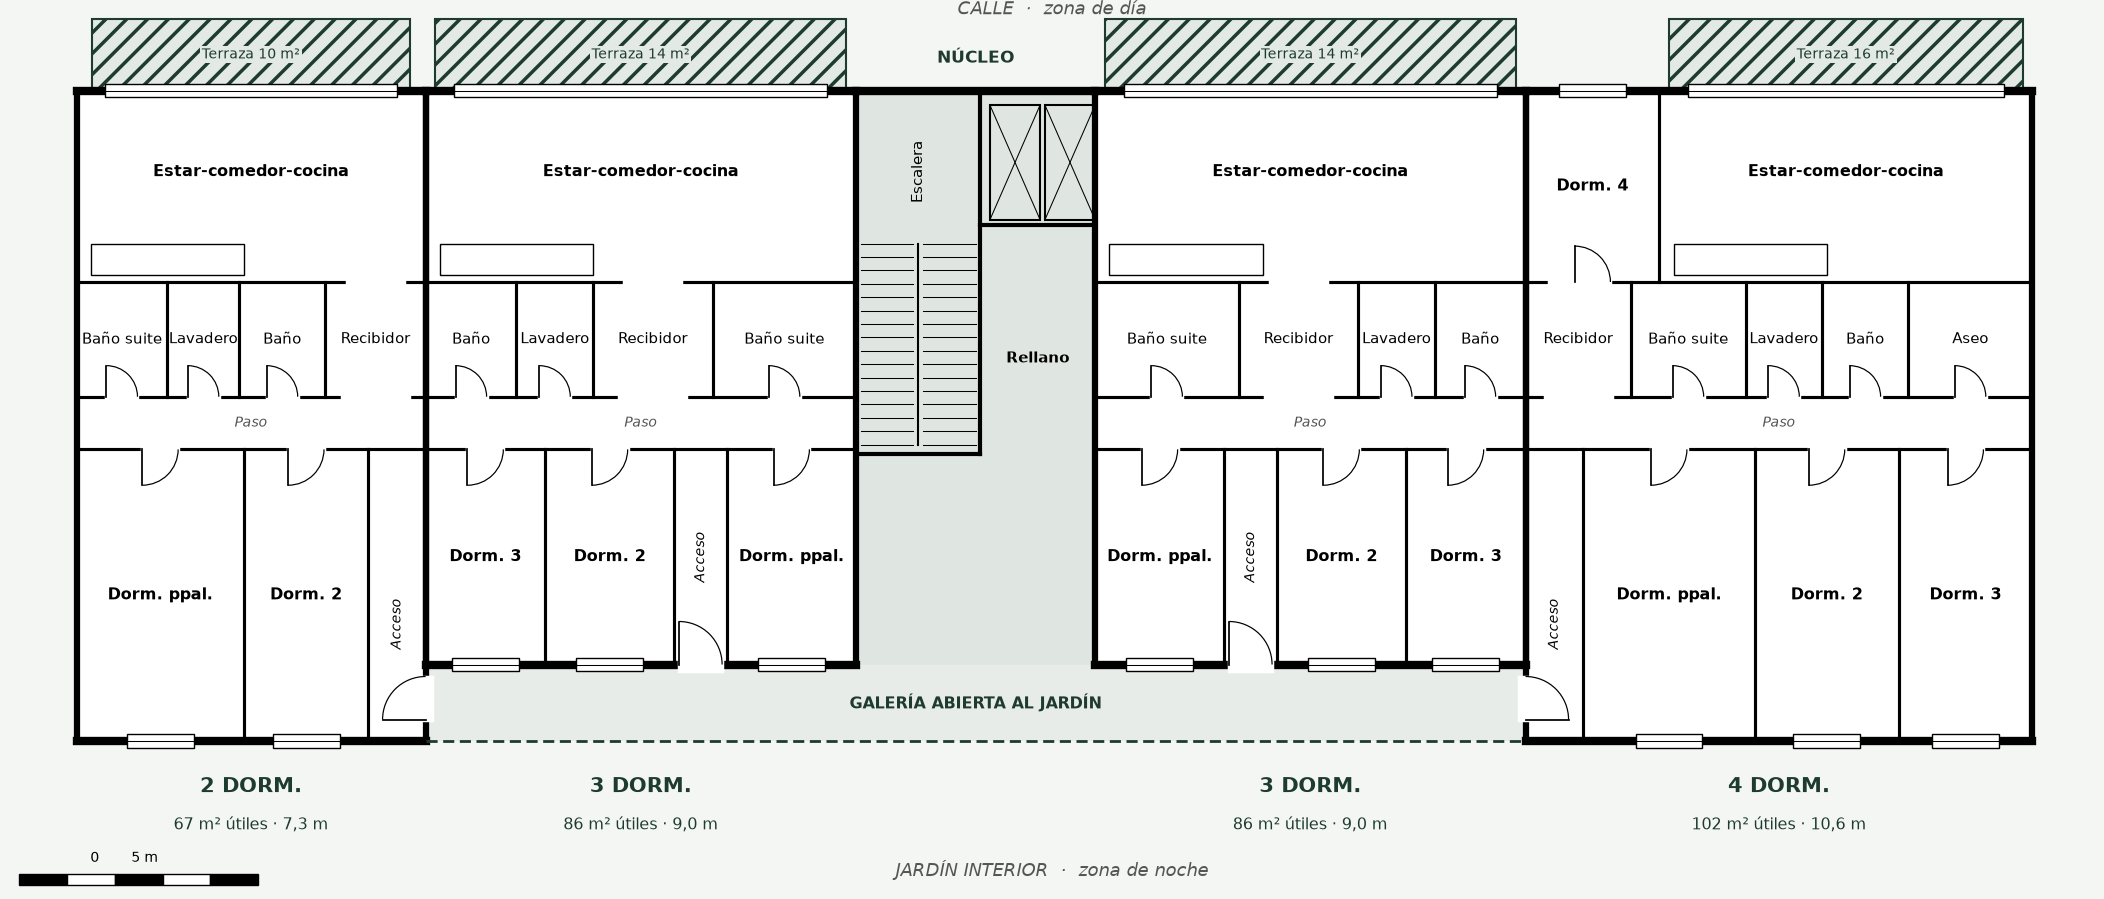

This figure's Python source:
"""Planta tipo de un nucleo (R-05.01) y su insercion en la pagina 14 de la Entrega 1.

Uso: python planta_r05.py Entrega1_R05_AnderAlfaro.pdf [salida.pdf]
"""
import sys
import matplotlib
matplotlib.use("Agg")
import matplotlib.pyplot as plt
from matplotlib.patches import Rectangle, Arc

GREEN, BG, ACC = "#1e3b2f", "#f4f6f4", "#b08d3c"
BOX = (43, 159, 606, 259)            # hueco de la pagina 14 (x, y, ancho, alto) en pt
EXT, INT = 2.4, 0.9

fig = plt.figure(figsize=(BOX[2] / 72, BOX[3] / 72), facecolor=BG)
ax = fig.add_axes([0, 0, 1, 1]); ax.set_facecolor(BG)
ax.set_xlim(-1.6, 42.4); ax.set_ylim(-3.3, 15.5); ax.set_aspect("equal"); ax.axis("off")

GAL = 1.6                       # galeria abierta al jardin
Y_TOP = 13.6                    # fachada a calle
Y_DAY, Y_MID, Y_COR = 9.6, 7.2, 6.1   # limites de bandas


def wall(x0, y0, x1, y1, lw=INT):
    ax.plot([x0, x1], [y0, y1], color="k", lw=lw, solid_capstyle="projecting", zorder=2)


def gap(x, y, vertical, w):
    r = (x - 0.13, y - w / 2, 0.26, w) if vertical else (x - w / 2, y - 0.13, w, 0.26)
    ax.add_patch(Rectangle(r[:2], r[2], r[3], color="w", zorder=3))


def door(x, y, vertical, w=0.8, s=1):
    gap(x, y, vertical, w)
    if vertical:
        ax.plot([x, x + s * w], [y - w / 2] * 2, "k", lw=0.5, zorder=4)
        ax.add_patch(Arc((x, y - w / 2), 2 * w, 2 * w, theta1=0 if s > 0 else 90, theta2=90 if s > 0 else 180, lw=0.35, zorder=4))
    else:
        ax.plot([x - w / 2] * 2, [y, y + s * w], "k", lw=0.5, zorder=4)
        ax.add_patch(Arc((x - w / 2, y), 2 * w, 2 * w, theta1=0 if s > 0 else 270, theta2=90 if s > 0 else 360, lw=0.35, zorder=4))


def window(x, y, w):
    ax.add_patch(Rectangle((x - w / 2, y - 0.14), w, 0.28, fc="w", ec="k", lw=0.4, zorder=3))
    ax.plot([x - w / 2, x + w / 2], [y, y], "k", lw=0.3, zorder=4)


def txt(x, y, s, size=4.6, **kw):
    ax.text(x, y, s, ha="center", va="center", fontsize=size, zorder=5, **kw)


def unit(tag, m2, x0, w, ybot, dorms, wet, access_left, d4=None, terr=10):
    x1 = x0 + w
    ax.add_patch(Rectangle((x0, ybot), w, Y_TOP - ybot, color="w", zorder=0))
    for a, b, c, d in [(x0, ybot, x1, ybot), (x0, Y_TOP, x1, Y_TOP)]:
        wall(a, b, c, d, EXT)
    wall(x0, ybot, x0, Y_TOP, 1.8); wall(x1, ybot, x1, Y_TOP, 1.8)
    wall(x0, Y_DAY, x1, Y_DAY); wall(x0, Y_MID, x1, Y_MID); wall(x0, Y_COR, x1, Y_COR)
    # banda noche (jardin): dormitorios + acceso
    u = x0
    for i, (n, dw) in enumerate(dorms):
        if i: wall(u, ybot, u, Y_COR)
        cx = u + dw / 2
        if n == "acc":
            ent_x = cx
        else:
            txt(cx, (ybot + Y_COR) / 2, n, weight="bold")
            window(cx, ybot, min(1.4, dw - 0.6))
            door(cx, Y_COR, False, 0.75, -1)
        u += dw
    # entrada
    if ybot > 0:
        door(ent_x, ybot, False, 0.9, 1)
    else:
        door(x0 if access_left else x1, GAL / 2 + 0.1, True, 0.9, 1 if access_left else -1)
    txt(ent_x, (ybot + Y_COR) / 2 + (0 if ybot > 0 else -0.6), "Acceso", 4, style="italic", rotation=90)
    txt((x0 + x1) / 2, (Y_COR + Y_MID) / 2, "Paso", 4, style="italic", color="#555")
    # banda humeda
    u = x0
    for i, (n, dw) in enumerate(wet):
        if i: wall(u, Y_MID, u, Y_DAY)
        txt(u + dw / 2, (Y_MID + Y_DAY) / 2, n, 4.2)
        if n == "Recibidor":
            gap(u + dw / 2, Y_MID, False, min(1.4, dw - 0.3)); gap(u + dw / 2, Y_DAY, False, min(1.2, dw - 0.3))
        else:
            door(u + dw / 2, Y_MID, False, 0.65, 1)
        u += dw
    # banda dia (calle)
    ew = w - (d4 or 0)
    ex0 = x0 if not d4 or not access_left else x0 + d4
    if d4:
        dx = x0 if access_left else x1 - d4
        wall(dx + (d4 if not access_left else 0) if False else (x1 - d4 if not access_left else x0 + d4), Y_DAY, x1 - d4 if not access_left else x0 + d4, Y_TOP)
        txt(dx + d4 / 2, (Y_DAY + Y_TOP) / 2, "Dorm. 4", weight="bold")
        window(dx + d4 / 2, Y_TOP, 1.4)
        door(dx + d4 / 2, Y_DAY, False, 0.75, 1)
    txt(ex0 + ew / 2, (Y_DAY + Y_TOP) / 2 + 0.3, "Estar-comedor-cocina", weight="bold")
    ax.add_patch(Rectangle((ex0 + 0.3, Y_DAY + 0.15), min(3.2, ew - 0.6), 0.65, fc="none", ec="k", lw=0.4, zorder=3))
    window(ex0 + ew / 2, Y_TOP, ew - 1.2)
    # terraza en voladizo a calle
    tw = min(terr / 1.5, ew - 0.4)
    ax.add_patch(Rectangle((ex0 + (ew - tw) / 2, Y_TOP), tw, 1.5, fc="#e3e9e5", ec=GREEN, lw=0.6, hatch="////", zorder=1))
    txt(ex0 + ew / 2, Y_TOP + 0.75, f"Terraza {terr} m²", 4, color=GREEN, bbox=dict(fc="#e3e9e5", ec="none", pad=0.4))
    # etiqueta
    txt((x0 + x1) / 2, -0.95 if ybot > 0 else -0.95, f"{tag}", 6.2, weight="bold", color=GREEN)
    txt((x0 + x1) / 2, -1.75, f"{m2} m² útiles · {w:.1f} m".replace(".", ","), 4.6, color=GREEN)


# viviendas: 2D | 3D | nucleo | 3D | 4D
unit("2 DORM.", 67, 0.0, 7.3, 0.0,
     [("Dorm. ppal.", 3.5), ("Dorm. 2", 2.6), ("acc", 1.2)],
     [("Baño suite", 1.9), ("Lavadero", 1.5), ("Baño", 1.8), ("Recibidor", 2.1)], access_left=False, terr=10)
unit("3 DORM.", 86, 7.3, 9.0, GAL,
     [("Dorm. 3", 2.5), ("Dorm. 2", 2.7), ("acc", 1.1), ("Dorm. ppal.", 2.7)],
     [("Baño", 1.9), ("Lavadero", 1.6), ("Recibidor", 2.5), ("Baño suite", 3.0)], access_left=False, terr=14)
unit("3 DORM.", 86, 21.3, 9.0, GAL,
     [("Dorm. ppal.", 2.7), ("acc", 1.1), ("Dorm. 2", 2.7), ("Dorm. 3", 2.5)],
     [("Baño suite", 3.0), ("Recibidor", 2.5), ("Lavadero", 1.6), ("Baño", 1.9)], access_left=True, terr=14)
unit("4 DORM.", 102, 30.3, 10.6, 0.0,
     [("acc", 1.2), ("Dorm. ppal.", 3.6), ("Dorm. 2", 3.0), ("Dorm. 3", 2.8)],
     [("Recibidor", 2.2), ("Baño suite", 2.4), ("Lavadero", 1.6), ("Baño", 1.8), ("Aseo", 2.6)],
     access_left=True, d4=2.8, terr=16)

# nucleo
cx0, cx1 = 16.3, 21.3
ax.add_patch(Rectangle((cx0, GAL), cx1 - cx0, Y_TOP - GAL, color="#dfe5e1", zorder=0))
wall(cx0, Y_TOP, cx1, Y_TOP, EXT)
for i in range(16):
    y = 6.2 + i * 0.28
    ax.plot([cx0 + 0.1, cx0 + 1.2], [y, y], "k", lw=0.3); ax.plot([cx0 + 1.4, cx0 + 2.5], [y, y], "k", lw=0.3)
ax.plot([cx0 + 1.3] * 2, [6.2, 10.4], "k", lw=0.6)
wall(cx0 + 2.6, 6.0, cx0 + 2.6, Y_TOP, 1.2); wall(cx0, 6.0, cx0 + 2.6, 6.0, 1.2)
for x in (cx0 + 2.8, cx0 + 3.95):
    ax.add_patch(Rectangle((x, 10.9), 1.05, 2.4, fill=False, lw=0.6))
    ax.plot([x, x + 1.05], [10.9, 13.3], "k", lw=0.3); ax.plot([x, x + 1.05], [13.3, 10.9], "k", lw=0.3)
wall(cx0 + 2.6, 10.8, cx1, 10.8, 1.2)
txt(cx0 + 1.3, 11.9, "Escalera", 4.2, rotation=90)
txt(cx0 + 3.8, 8.0, "Rellano", 4.4, weight="bold")
txt((cx0 + cx1) / 2, 14.3, "NÚCLEO", 5, weight="bold", color=GREEN)

# galeria abierta al jardin
ax.add_patch(Rectangle((7.3, 0), 23.0, GAL, fc="#e8ece9", ec="none", zorder=0))
ax.plot([7.3, 30.3], [0, 0], color=GREEN, lw=0.8, ls=(0, (4, 2)), zorder=2)
txt(18.8, 0.8, "GALERÍA ABIERTA AL JARDÍN", 4.6, weight="bold", color=GREEN)

# rotulos de orientacion
txt(20.4, 15.1 + 0.2, "CALLE  ·  zona de día", 5.2, color="#555", style="italic")
txt(20.4, -2.7, "JARDÍN INTERIOR  ·  zona de noche", 5.2, color="#555", style="italic")

# escala grafica
for i in range(5):
    ax.add_patch(Rectangle((-1.2 + i, -3.0), 1, 0.22, fc="k" if i % 2 == 0 else "w", ec="k", lw=0.4))
txt(1.0, -2.45, "0        5 m", 4)

fig.savefig("planta_r05.pdf", facecolor=BG)
fig.savefig("planta_r05.png", dpi=250, facecolor=BG)

if len(sys.argv) > 1:
    from pypdf import PdfReader, PdfWriter, Transformation
    src = sys.argv[1]
    dst = sys.argv[2] if len(sys.argv) > 2 else src.replace(".pdf", "_con_planta.pdf")
    wtr = PdfWriter(clone_from=src)
    plan = PdfReader("planta_r05.pdf").pages[0]
    wtr.pages[13].merge_transformed_page(plan, Transformation().translate(BOX[0], BOX[1]))
    wtr.compress_identical_objects()
    with open(dst, "wb") as f:
        wtr.write(f)
    print("ok ->", dst)
